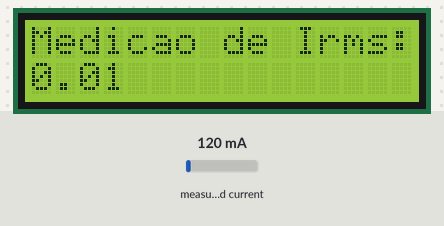
Simulated run of this sketch. Board: Arduino Uno, built with avr-gcc and run on an emulated ATmega328P. Parts: 16×2 character LCD. Inputs (shaded band) come from the test bench; at power-on: measured current 120 mA. What the sketch prints to the serial monitor is not drawn.

Above: at 11.2 s.
11.3 s: measured current set to 40 mA
At 12.3 s:
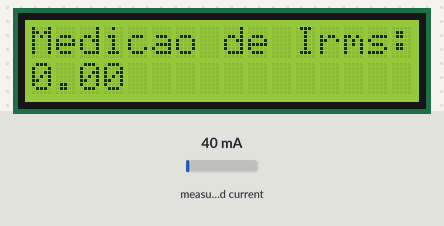
12.8 s: measured current set to 500 mA
At 13.9 s:
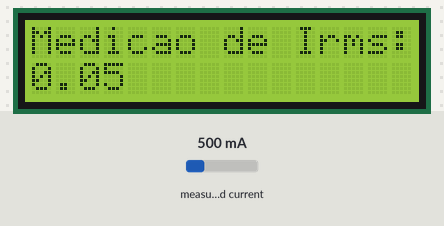
14.5 s: measured current set to 1000 mA
At 15.5 s:
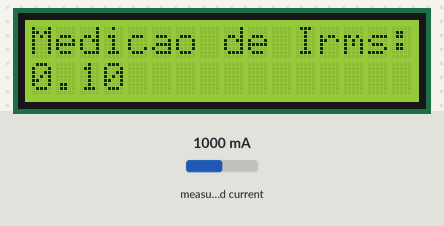
Timing chart, 0 to 17.5 s (numbered marks = the images above; inputs shaded):
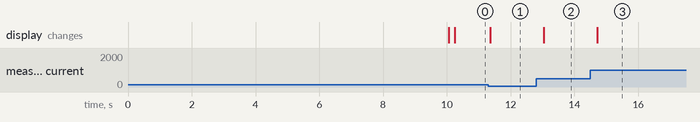

Measured:
- after the input at 11.3 s, the display: changes after 0.06 s (image 1)
- after the input at 12.8 s, the display: changes after 0.24 s (image 2)
- after the input at 14.5 s, the display: changes after 0.21 s (image 3)

The sketch:

codigoTeste.ino
```cpp
// BIBLIOTECAS NECESSÁRIAS
#include <EmonLib.h>    // Emon Library : cálculos para os sensores.
#include <LiquidCrystal.h>

// initialize the library with the numbers of the interface pins
LiquidCrystal lcd(12, 11, 5, 4, 3, 2);

// VARIÁVEIS GLOBAIS
EnergyMonitor emon1;    // Uma instância de um monitor de energial da Emon Library.
const int CT_PINcor = A1;   // Pino onde está conectado o sinal do sensor de corrente.
const int CT_PINten = 6;   // Pino onde está conectado o sinal de sensor de tensao.


//  Blocos do programa:
//  definir pinos de aquisicao de dados
//  calibrar a bilioteca EmonLib de acordo com o medidor de corrente e tensao usado.
//  display LCD
//
//  Duvidas:
//  Como funciona a biblioteca EmonLib?
//  Qual a taxa de aquisicao de dados? Por que foi usado um dela de 10s no loop?


void setup()
{
  delay(10000);
  // Prepara a porta serial para ser utilizada para depuração.
  Serial.begin(9600);
  Serial.println("\n\nInicio do programa.");

  // Inicializa o monitor de energia.
  emon1.current(CT_PINcor, 111.1);    // Pino de leitura de corrente e Calibração do sensor (deveria ser 111.1 para o SCT-013-100).
  emon1.voltage(CT_PINten, 234.26, 1.7);       // Pino de leitura da tensao e Calibracao do sensor de tensao  e defasagem de fase

 // set up the LCD's number of columns and rows:
  lcd.begin(16, 2);
  // Print a message to the LCD.
  lcd.print("Medicao de Irms:");
}

void loop()
{
  // Mede a corrente usando a biblioteca EmonLib e calcula potência.
  // Imprime dados na serial para depuração.
  double Irms = emon1.calcIrms(1480);   // Mede a corrente RMS. // o que eh esse 1480?
//  double Vrms = emon1.calcVrms(1480);   // Mede a tensao RMS (???)
//  double Potencia = Irms * Vrms;   // Calcula a potência aparente

  // Display resultados no LCD
  // set the cursor to column 0, line 1
  // (note: line 1 is the second row, since counting begins with 0):
  lcd.setCursor(0, 1);
  // print the number of seconds since reset:
  lcd.print(Irms/10); // conferir valor do LCD com multimetro

  delay(100); // aguarde 0.1s antes de atualizar o LCD

}
```
